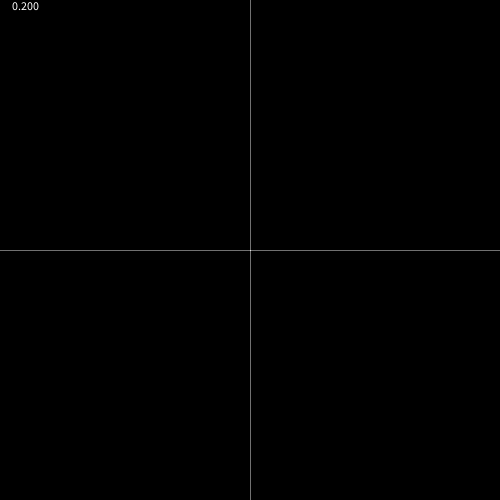
Frame 1 (no input)
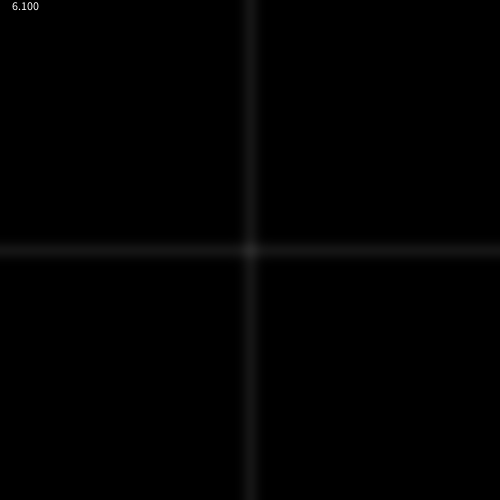
Frame 60 (the mouse pressed at the canvas centre just before this capture)
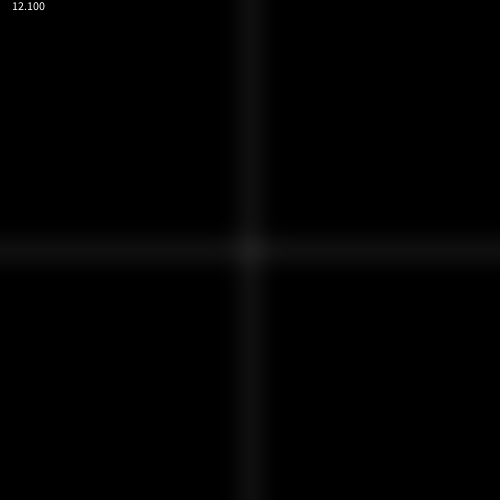
Frame 120 (the mouse held since frame 60 and released just before this capture)

The Processing sketch that drew these frames (run headless with seeded random() and noise(); from frame 60 on, the mouse is pressed at the canvas centre):

// Processing sketch: distribution
// ── distribution.pde


float sq_TWO_PI = sqrt(TWO_PI);
float e = exp(1);

float f(float x, float mu, float delta) {
  float answer = 0;
  
  float expp = -(pow((x - mu),2))/(2 * delta * delta);
  answer = (1 / sqrt(TWO_PI * delta)) * pow(e,expp);
  
  return answer;
}

float mu(float x) {
  float a = 0;
  
  a = (1 / sq_TWO_PI) * (pow(e, -(0.5 * (x*x))));
  
  return a;
}

float gm(float x, float scale, float deviation) {
  float d = sqrt(deviation);
  float answer = mu((x - scale) / d) * (1 / d);
  
  
  
  
  
  
  return answer;
}


void setup() {
  size(500,500);
 // noLoop();
  // frameRate(2);
}

float delta = 0.1;
void draw() {
  delta += 0.1;
  
  //println(mu(-1));
  //println(mu(0));
  //println(mu(1));
  //println(mu(0.5));
  //background(0);
  //stroke(255);
  //for (float x = 0; x < width; x += 1) {
  // // float xx = map(x, 0, width, -2,2);
  //  float y = f(x, width/2, width / 4);
  //  float yy = map(y, 0, 0.07, height / 2, 0);
    
  //  point(x, yy);
  //}
  background(0);
  loadPixels();
  for (int x = 0; x < width; x += 1) {
    for (int y = 0; y < height; y += 1) {
      float xx = f(x, width / 2, delta);
      float yy = f(y, width / 2, delta);
      pixels[x + y * width] = color(map(xx+yy, 0, 2, 0, 255));
    }
  }
  updatePixels();
  fill(255);
  text(delta, 10,10);
}
